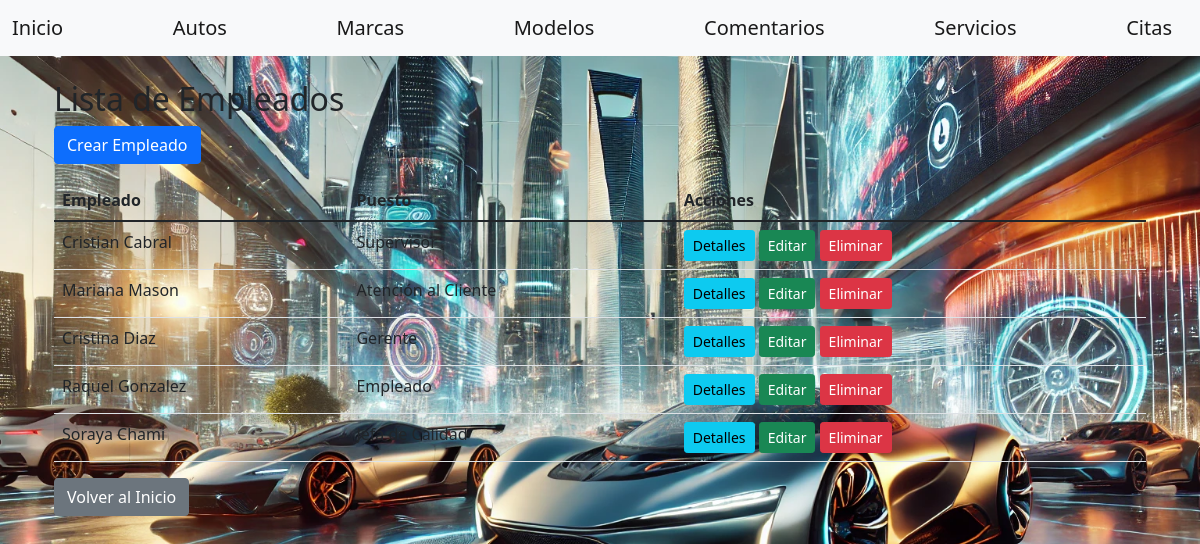
/gestion/empleados/, run on an earlier commit of the app's database.
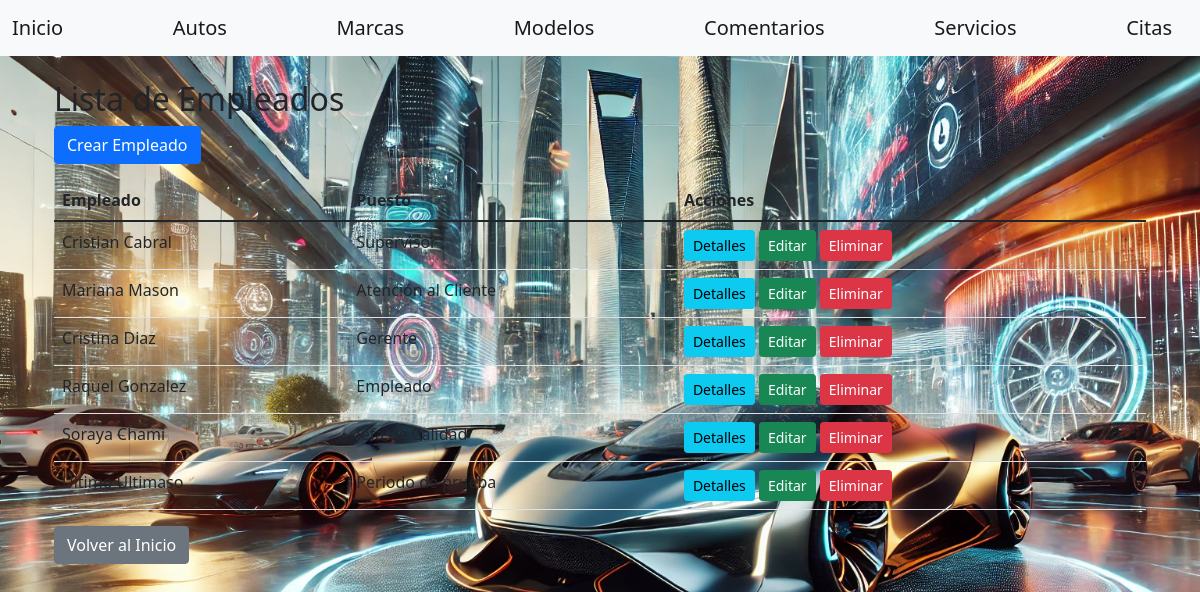
And on a later commit of the database.
### gestion/models.py (models this page shows, shortened)
class Empleado(models.Model):
    user = models.ForeignKey(User, on_delete=models.CASCADE)
    nombre = models.CharField(max_length=100, default="Nombre")
    apellido = models.CharField(max_length=100, default="Apellido")
    telefono = models.CharField(max_length=15, default="+Telefono")
    dni = models.CharField(max_length=10, unique=True, default="DNI")
    direccion = models.CharField(max_length=255, default="Direccion")
    puesto = models.CharField(max_length=100, default="Puesto")

### gestion/views/empleado_view.py (the view)
# urls.py: path('empleados/', empleado_view.EmpleadoListView.as_view(), name='empleado-list'),
class EmpleadoListView(View):
    def get(self, request, *args, **kwargs):
        repo = EmpleadoRepository()
        empleados = repo.get_all()
        return render(
            request,
            'empleados/list.html',
            dict(
                empleados=empleados
            )
        )

### gestion/context_processors.py (called while the page is built)
def user_info(request):
    user = request.user if request.user.is_authenticated else None
    return {
        'authenticated_user': user
    }

def all_brands(request):
    brands = cache.get('brands')
    if brands is None:
        brands = Marca.objects.all()
        cache.set('brands', brands, 36000)  # Cache por 10 horas (36000 segundos)
    return {'all_brands': brands}

def all_categories(request):
    categories = cache.get('categories')
    if categories is None:
        categories = Categoria.objects.all()  # Devuelve objetos completos
        cache.set('categories', categories, 36000)  # Cache por 10 horas (36000 segundos)
    return {'all_categories': categories}

### gestion/repositories/empleado_repository.py (called while the page is built)
    def get_all(self) -> List[Empleado]:
        return Empleado.objects.all()

### gestion/templates/empleados/list.html (shortened to what this page needs)
{% extends "home/base.html" %}
{% block content %}
<div class="container mt-3">
    <h2>Lista de Empleados</h2>
    <a href="{% url 'empleado-create' %}" class="btn btn-primary mb-3">Crear Empleado</a>
    <table class="table table-striped">
        <thead>
            <tr>
                <th>Empleado</th>
                <th>Puesto</th>
                <th>Acciones</th>
            </tr>
        </thead>
        <tbody>
            {% for empleado in empleados %}
                <tr>
                    <td>{{ empleado.nombre }} {{ empleado.apellido }}</td>
                    <td>{{ empleado.puesto }}</td>
                    <td>
                        <a href="{% url 'empleado-detail' empleado.id %}" class="btn btn-info btn-sm">Detalles</a>
                        <a href="{% url 'empleado-update' empleado.id %}" class="btn btn-success btn-sm">Editar</a>
                        <form action="{% url 'empleado-delete' empleado.id %}" method="post" class="d-inline">
                            <button type="submit" class="btn btn-danger btn-sm">Eliminar</button>
                        </form>
                    </td>
                </tr>
            {% endfor %}
        </tbody>
    </table>
    <a href="{% url 'index' %}" class="btn btn-secondary">Volver al Inicio</a>
</div>
{% endblock %}

What changed in the data, as far as the page shows it:
added Empleado: nombre "Ultimo", apellido "Ultimaso", puesto "Periodo de prueba"
